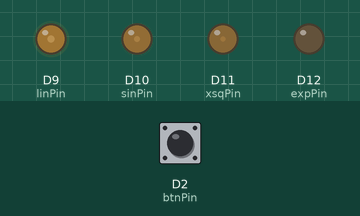
This sketch was run on a simulated Arduino Zero (SAMD21). Parts: output pins drawn as LEDs (lit = HIGH). The inputs (shaded band) are chosen by the test bench; at power-on: D2 (btnPin) HIGH. What the sketch prints to the serial monitor is not drawn.

Above: at 1.2 s.
1.3 s: D2 (btnPin) pulled LOW for 3.2 s
At 5.25 s:
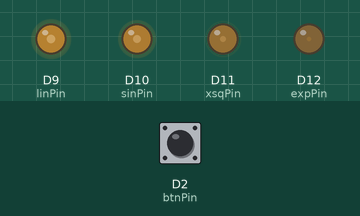
7.2 s: D2 (btnPin) pulled LOW for 0.15 s
At 7.37 s:
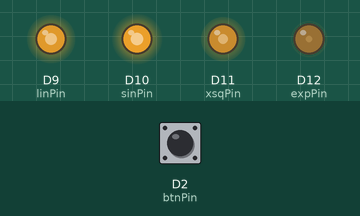
10.2 s: D2 (btnPin) pulled LOW for 1 s
At 12.25 s:
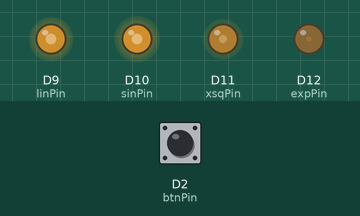
Timing chart, 0 to 29.2 s (numbered marks = the images above; inputs shaded):
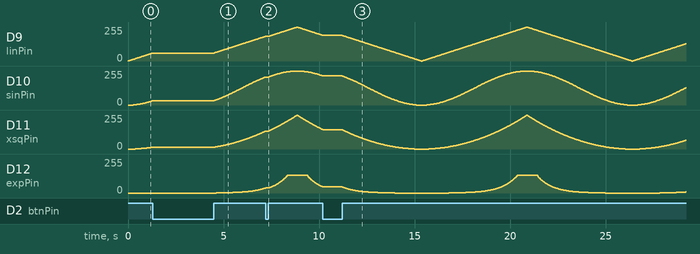

The sketch:

four_types_fading.ino
```cpp
/**************************************************************************
  Fading Lights (linear fade, sine fade, x squared fade, exponential fade)

  Used Tom Igoe's SimpleFade: https://github.com/tigoe/LightProjects/blob/main/FadeCurves/SimpleFade/SimpleFade.ino
  and SineFade: https://github.com/tigoe/LightProjects/blob/main/FadeCurves/SineFade/SineFade.ino
  and XSquaredFade: https://github.com/tigoe/LightProjects/blob/main/FadeCurves/XSquaredFade/XSquaredFade.ino
  and ExponentialFade: https://github.com/tigoe/LightProjects/blob/main/FadeCurves/ExponentialFade/ExponentialFade.ino

  created 30 Jan 2023
  modified 30 Jan 2023
  by I-Jon Hsieh
 **************************************************************************/

int linPin = 9;    // LED linear fade
int sinPin = 10;    // LED sine fade
int xsqPin = 11;    // LED  x squared fade
int expPin = 12;    // LED  exponential fade
int btnPin = 2;

// analogWrite resolution (can be 10 for SAMD boards, has to be 8 for Uno):
const int resolution = 10;
// number of steps = 2^resolution:
const int steps = pow(2, resolution);
// change between steps:
int change = 1;
// current level:
int currentLevel = 1;
// pre-calculated PWM levels:
int linTable[steps];
int sinTable[steps];
int xsqTable[steps];
int expTable[steps];


void setup() {
  Serial.begin(9600);
  // wait for serial monitor to open:
  if (!Serial) delay(3000);

  fillLinTable();
  fillSinTable();
  fillXsqTable();
  fillExpTable();


  // set the analogWrite resolution:
  analogWriteResolution(resolution);
  // initialize digital pin 5 as an output:
  pinMode(linPin, OUTPUT);
  pinMode(sinPin, OUTPUT);
  pinMode(xsqPin, OUTPUT);
  pinMode(expPin, OUTPUT);
  pinMode(btnPin, INPUT_PULLUP);

}

void loop() {

  // decrease or increase by 1 point each time
  // if at the bottom or top, change the direction:
  if (currentLevel <= 0 || currentLevel >= steps - 1) {
    change = -change;
  }

  int btnState = digitalRead(btnPin);
  if(btnState == HIGH){
    currentLevel += change;
  }


  //PWM output the result:
  analogWrite(linPin, linTable[currentLevel]);
  analogWrite(sinPin, sinTable[currentLevel]);
  analogWrite(xsqPin, xsqTable[currentLevel]);
  analogWrite(expPin, expTable[currentLevel]);


  delay(5);
  Serial.print("linear: ");
  Serial.print(linTable[currentLevel]);
  Serial.print(", sine: ");
  Serial.print(sinTable[currentLevel]);
  Serial.print(", xSquared: ");
  Serial.print(xsqTable[currentLevel]);
  Serial.print(", exponential: ");
  Serial.println(expTable[currentLevel]);

}


// fill tables ============================================
void fillLinTable(){
  for (int l = 0; l < steps; l++) {
    int lightLevel = map(l, 0, steps, 0, 1023);
    linTable[l] = lightLevel;
  }
}

void fillSinTable() {
  // iterate over the array and calculate the right value for it:
  for (int l = 0; l < steps; l++) {
    // map input to a 0-360 range:
    int angle = map(l, 0, steps, 0, 180);
    // convert to radians:
    float lightLevel = angle * PI / 180;
    // now subtract PI/2 to offset by 90 degrees, so yuu can start fade at 0:
    lightLevel -= PI / 2;
    // get the sine of that:
    lightLevel = sin(lightLevel);
    // now you have -1 to 1. Add 1 to get 0 to 2:
    lightLevel += 1;
    // multiply to get 0-1023:
    lightLevel *= (steps) / 2;
    // put it in the array:
    sinTable[l] = int(lightLevel);
  }
}

void fillXsqTable() {
  // iterate over the array and calculate the right value for it:
  for (int l = 0; l <= steps; l++) {
    // square the current value:
    float lightLevel = pow(l, 2);
    // map the result back to the resolution range:
    lightLevel = map(lightLevel, 0, pow(steps, 2), 0, 1023);
    xsqTable[l] = lightLevel;
  }
}

void fillExpTable() {

  // Calculate the scaling factor based on the
  // number of PWM steps you want:
  float scalingFactor = (steps * log10(2)) / (log10(steps));

  // iterate over the array and calculate the right value for it:
  for (int l = 0; l < steps; l++) {
    int lightLevel = pow(2, (l / scalingFactor)) - 1;
    expTable[l] = lightLevel;
  }
}
```
